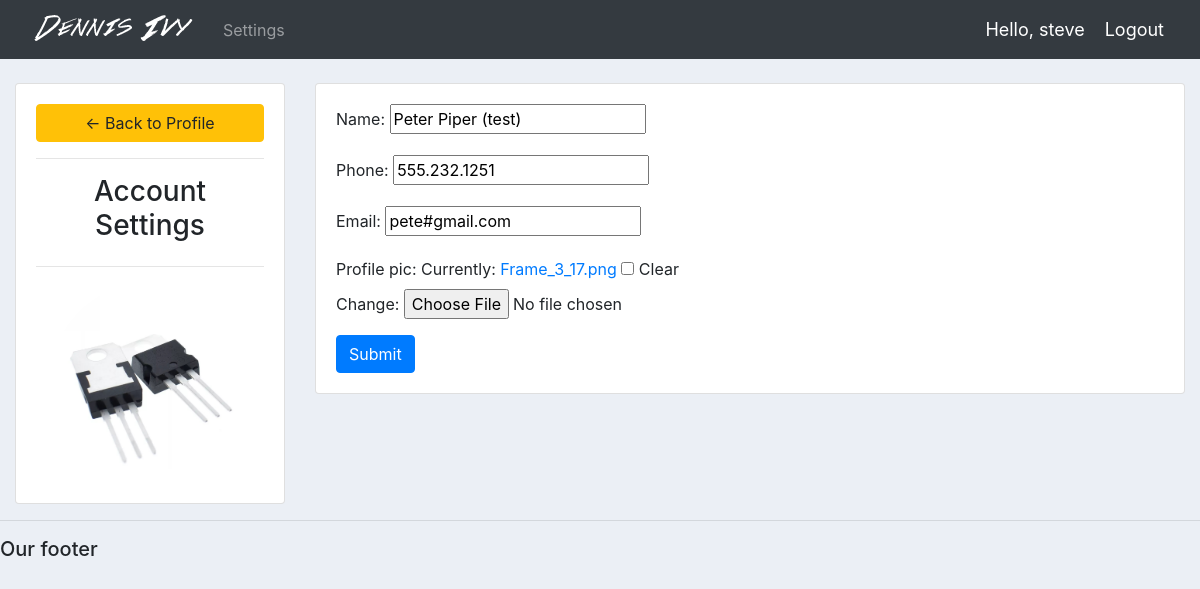
Page /account/ (signed in) on the committed database.
### accounts/models.py (models this page shows, shortened)
class Customer(models.Model):
	user = models.OneToOneField(User, null=True, blank=True, on_delete=models.CASCADE)
	name = models.CharField(max_length=200, null=True)
	phone = models.CharField(max_length=200, null=True)
	email = models.CharField(max_length=200, null=True)
	profile_pic = models.ImageField(default="salem3.jpg", null=True, blank=True)
	date_created = models.DateTimeField(auto_now_add=True, null=True)

### accounts/decorators.py (the view)
		def wrapper_func(request, *args, **kwargs):
			group = None
			if request.user.groups.exists():
				group = request.user.groups.all()[0].name
			if group in allowed_roles:
				return view_func(request, *args, **kwargs)
			else:
				return HttpResponse('You are not authorized to view this page')

### accounts/forms.py
class CustomerForm(ModelForm):
	class Meta:
		model = Customer
		fields = '__all__'
		exclude = ['user']

### accounts/views.py (called while the page is built)
@login_required(login_url='login')
@allowed_users(allowed_roles=['customer'])
def accountSettings(request):
	customer = request.user.customer
	form = CustomerForm(instance=customer)
	if request.method == 'POST':
		form = CustomerForm(request.POST, request.FILES, instance=customer)
		if form.is_valid():
			form.save()
	context = {'form':form}
	return render(request, 'accounts/account_settings.html', context)

### accounts/templates/accounts/account_settings.html (shortened to what this page needs)
{%  extends 'accounts/main.html' %}
{% load static %}
{% block content %}
<br>
<div class="row">
	<div class="col-md-3">
		<div class="card card-body">
			<a class="btn btn-warning" href="{% url 'home' %}"> &#8592; Back to Profile</a>
			<hr>
			<h3 style="text-align: center">Account Settings</h3>
			<hr>
			<img class="profile-pic" src="{{request.user.customer.profile_pic.url}}" >
		</div>
	</div>
	<div class="col-md-9">
		<div class="card card-body">
			<form method="POST" action="" enctype="multipart/form-data">
				{{form.as_p}}
			<input class="btn btn-primary" type="submit" name="Update Information">
			</form>
		</div>
	</div>
</div>
{% endblock %}

### accounts/templates/accounts/navbar.html (shortened to what this page needs)
{% load static %}
<nav class="navbar navbar-expand-lg navbar-dark bg-dark">
 <img src="{% static 'images/logo.png' %}">
  <div class="collapse navbar-collapse" id="navbarNav">
    <ul class="navbar-nav">
      {% if request.user.is_staff %}
      <li class="nav-item active">
        <a class="nav-link" href="{% url 'home' %}">Dashboard</a>
      </li>
      <li class="nav-item">
        <a class="nav-link" href="{% url 'products' %}">Products</a>
      </li>
      {% else %}
        <li class="nav-item">
          <a class="nav-link" href="{% url 'account' %}">Settings</a>
        </li>
      {% endif %}
    </ul>
  </div>
  <span class="hello-msg">Hello, {{request.user}}</span>
  <span ><a  class="hello-msg" href="{% url 'logout' %}">Logout</a></span>
</nav>

### static/css/main.css (style rules this page uses)
body { background-color: #ebeff5; }

### accounts/templates/accounts/navbar.html (style rules this page uses)
.hello-msg { font-size: 18px; color: #fff; margin-right: 20px; }

### accounts/templates/accounts/account_settings.html (style rules this page uses)
.profile-pic { max-width: 200px; max-height:200px; margin: 0 auto; border-radius: 50%; }

### rows in the picture
Customer: name "Peter Piper (test)", phone "555.232.1251", email "pete#gmail.com"

### other values in the picture
{{ request.user }} "steve"
